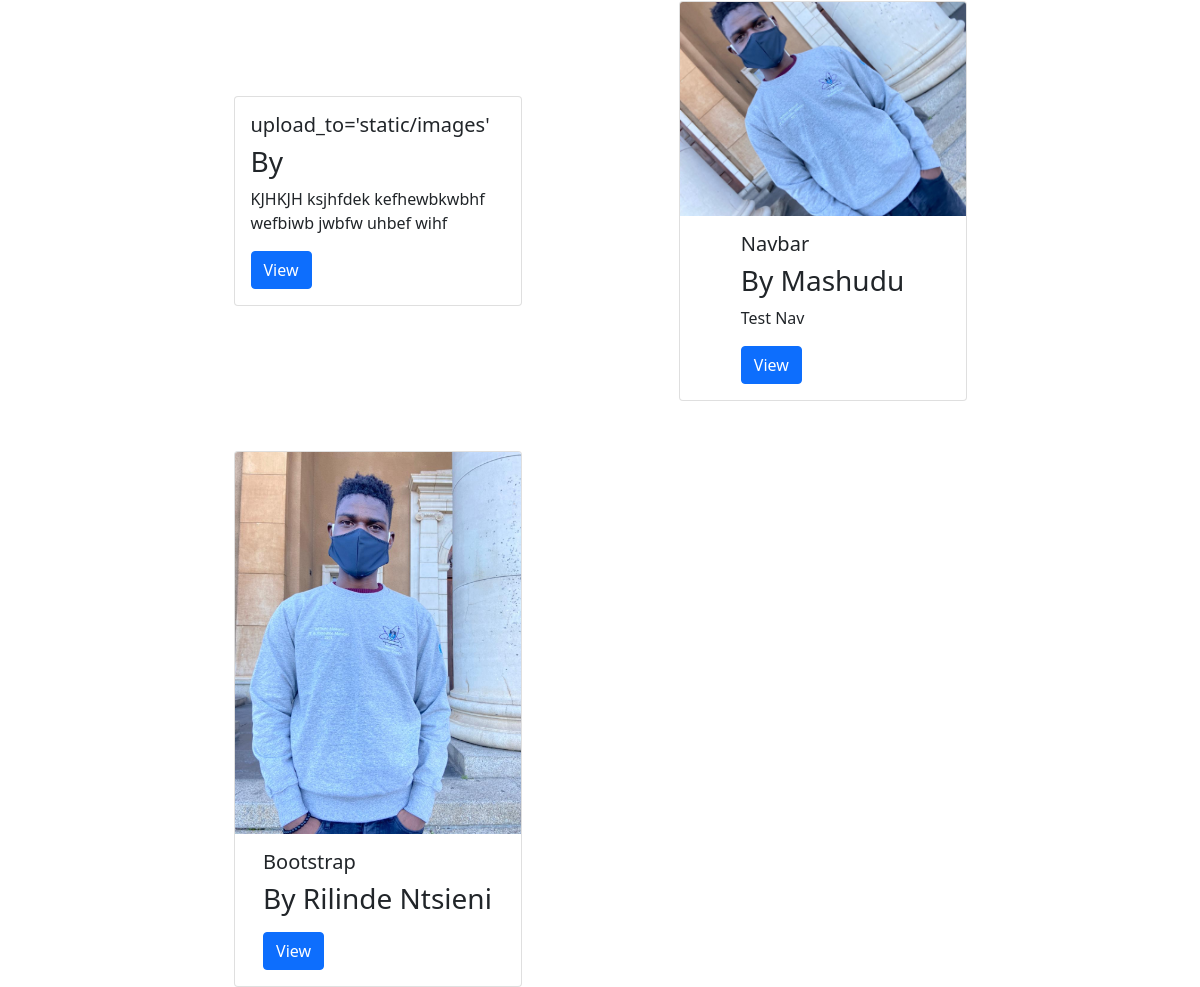
The page /projects/ (lower part) on the database as committed earlier.
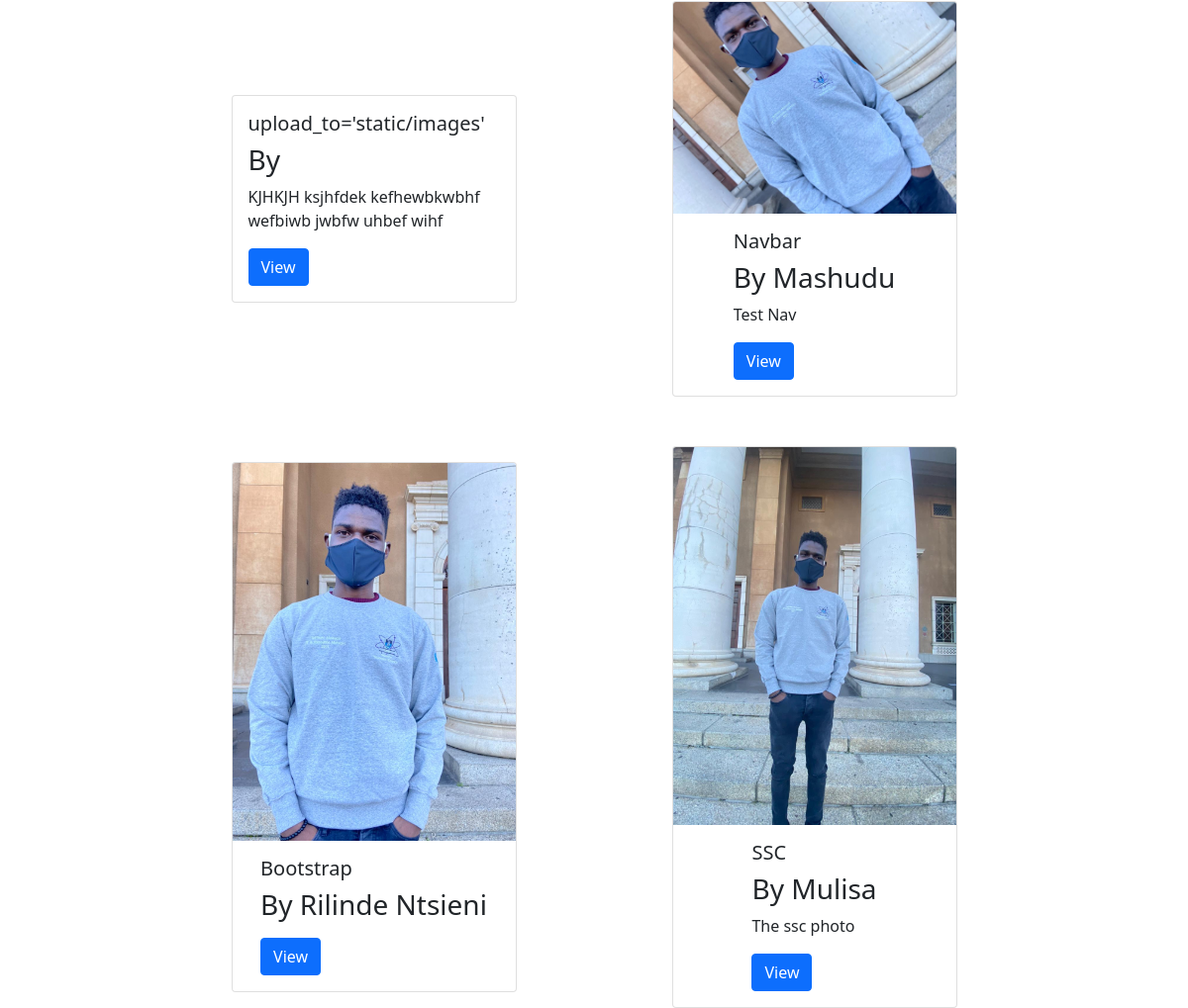
The same page on the database as committed later.
### project/models.py (models this page shows, shortened)
class Project(models.Model):
    id = models.UUIDField(default=uuid.uuid4, editable=False, null=False, blank=False, primary_key=True)
    title = models.CharField(null=False, blank=False, max_length=200)
    description = models.TextField(null=True, blank=True)
    owner = models.ForeignKey(Profile, on_delete=models.SET_NULL, null=True, blank=True)
    featured_image = models.ImageField(null=True, blank=True, default='Design.JPG', upload_to='static/images/')
    demo_link = models.CharField(null=True, blank=True, max_length=200)
    source_code = models.CharField(null=True, blank=True, max_length=200)
    created = models.DateTimeField(auto_now_add=True)
    tags = models.ManyToManyField('Tag', blank=True)

### users/models.py (models this page shows, shortened)
class Profile(models.Model):
    id = models.UUIDField(default=uuid.uuid4, editable=False, null=False, blank=False, primary_key=True)
    user = models.OneToOneField(User, on_delete=models.SET_NULL, null=True, blank=True)
    name = models.CharField(max_length=200, null=True, blank=True)
    email = models.EmailField(max_length=500, null=True, blank=True)
    short_intro = models.CharField(max_length=200, null=True, blank=True)
    bio = models.TextField(null=True, blank=True)
    profile_image = models.ImageField(null=True, blank=True, upload_to='static/images/profiles/')

### project/views.py (the view)
# urls.py: path('projects/', views.projects, name='projects'),
def projects(request):
    projects = Project.objects.all()
    context = {"projects":projects}
    return render(request, 'project/projects.html', context)

### project/templates/project/projects.html (shortened to what this page needs)
<!DOCTYPE html>
{% extends 'home.html' %} {% load static %}
    {% block cont %}
    <div
      style="
        display: grid;
        grid-template-columns: repeat(2, 1fr);
        grid-gap: 50px;
      "
    >
      {% for project in projects %}
      <div class="card" style="width: 18rem">
        {% if project.featured_image %}
        <img src="{{project.featured_image.url}}" class="card-img-top" alt="" />
        {% else %}
        <img src="{% static 'images/b.jpeg' %}" class="card-img-top" alt="" />
        {% endif %}
        <div class="card-body">
          <h5 class="card-title">{{project.title}}</h5>
          <h3>By {{project.owner.name}}</h3>
          <p class="card-text">{{project.description|truncatewords:20}}</p>
          <a href="{% url 'project' project.id %}" class="btn btn-primary"
            >View</a
          >
        </div>
      </div>
      {% endfor %}
    </div>
  </body>
</html>
{% endblock %}

Rows that differ between the two databases and show on the page:
added Project: featured_image (picture), title "SSC", owner.name "Mulisa", description "The ssc photo"
